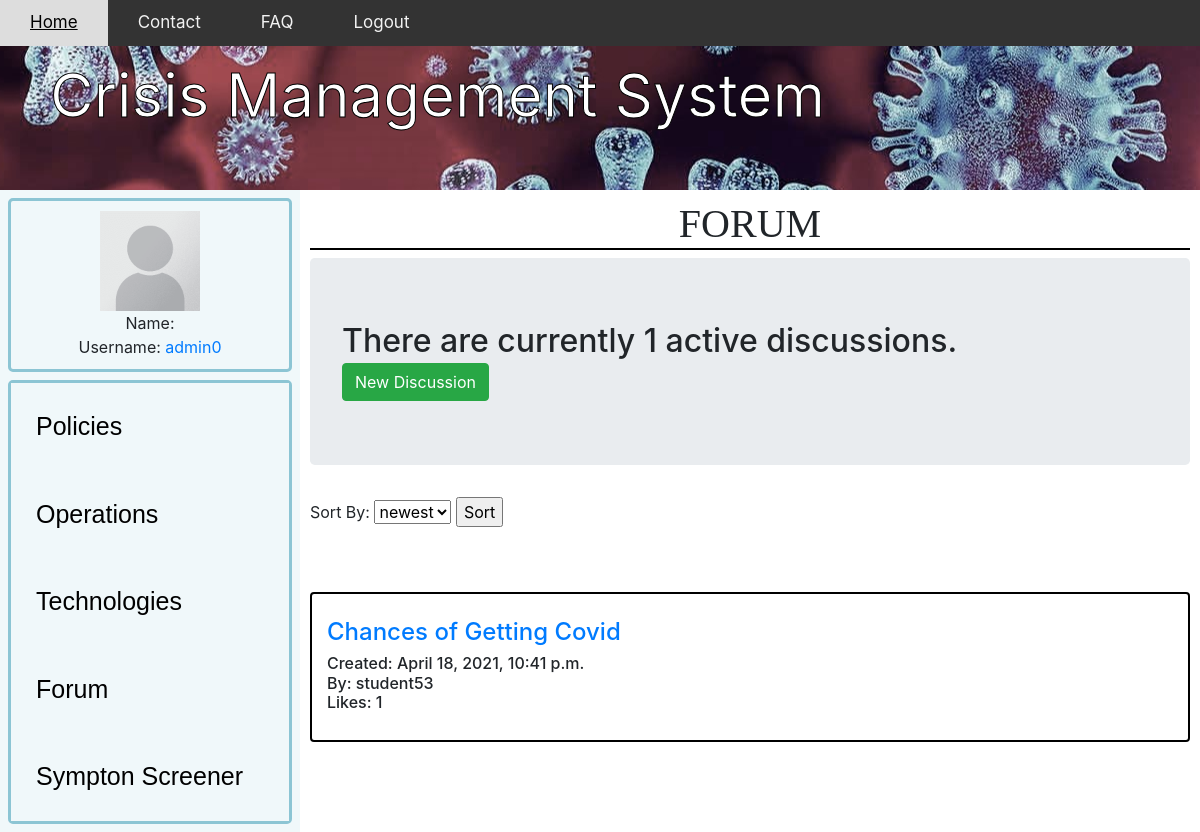
The page /forumHome/ (signed in) on the database its author committed.
### app/models.py (models this page shows, shortened)
class forum(models.Model):
    name=models.CharField(max_length=200,default="anonymous" )
    topic= models.CharField(max_length=300, unique=True)
    section = models.CharField(max_length=12)
    description = models.CharField(max_length=1000,blank=True)
    date_created=models.DateTimeField(auto_now_add=True,null=True)
    likeCount = models.IntegerField(default=0)
    dislikeCount = models.IntegerField(default=0)
    forumLikes = models.ManyToManyField(User, related_name='forum')
    UserIsHealthExpert = models.BooleanField(default=False)
    UserIsTechExpert = models.BooleanField(default=False)
    def totalLikes(self):
        return self.forumLikes.count()

### app/views.py (the view)
# urls.py: path('forumHome/',forumHome,name='forumHome'),
@login_required
def forumHome(request):
    forums=forum.objects.filter(section="Health")
    count=forums.count()
    discussions=[]
    discussionIndex = 0
    for i in forums:
        discussions.append(i.discussion_set.all())
        discussionIndex += 1
    context={'forums':forums,
              'count':count,
              'discussions':discussions,
              'discussionIndex': discussionIndex,
              }
    return render(request,'forumHome.html',context)

### app/templates/forumHome.html (shortened to what this page needs)
{% extends "app/base2.html" %}
{% load static %}
{% block content %}
<!DOCTYPE html>
<html lang="en">
<head>
    <body>
		<h1>{{section}} Forum</h1>
	</body>
    <link rel="stylesheet" href="https://stackpath.bootstrapcdn.com/bootstrap/4.5.0/css/bootstrap.min.css"0>
</head>
<body>
        <h2 class="jumbotron">
            There are currently {{count}} active {{section}} discussions.
            <div>
            <button onclick="location.href='{{request.path}}addInForum/'" class="btn btn-success">New Discussion</button>
            </div>
        </h2>
        <form method="POST" action='{{request.path}}'>
            <label for="sortBy">Sort By:</label>
            <select type="text" id="sortBy" name="sortBy">
                <option value="newest">newest</option>
            </select>
            <input type="submit" value="Sort">
        </form>
            <div class="card-columns" style="padding: 10px; margin: 20px;"></div>
            {% for forum in forums %}
                <div class="card box container">
                    <br>
                    <h6 class="card-title">
                        <a href='{% url 'forumDiscussion' forumName=forum.section forumTopic=forum.topic %}'><h4>{{forum.topic}}</h4></a>
                        <p>
                            Created: {{forum.date_created}}
                            <br>
                            By: {{forum.name}}
                            <br>
                            Likes: {{forum.totalLikes}}
                        </p>
                        </h6>
                </div>
            {% endfor %}
</body>
</html>
{%endblock%}

### app/templates/app/base2.html (shortened to what this page needs)
{% load static %}
<!DOCTYPE html>
<html>
	<head>
		<link rel="stylesheet" type="text/css" href="{% static 'css/main.css'%}">
	</head>
    <body>
        <div class="topnav" >
            <a class="active" href="#home" onclick="location.href='/'">Home</a>
            <a href="#contact" onclick="location.href='/contact'">Contact</a>
            <a href="#faq" onclick="location.href='/faq'">FAQ</a>
            {% if request.user.is_authenticated %}
            <a href="{% url 'logout' %}">Logout</a>
            {% else %}
            <a href="#Login" onclick="location.href='/accounts/login'">Login</a>
            {% endif %}
        </div>
        <header>Crisis Management System</header>
        <div class="homecolumn left" >
            <div class="homerow top" >
                <section>
                    {% if user.is_authenticated %}
                        <img src="{% static 'app/images/blank.png' %}" width="100" height="100">
                        <br>Name: {{ user.get_full_name }}
                        <br>Username: <a href="/userDiscussions/">{{ user.username }}</a>
                    {% else %}
                        <button onclick="location.href='/accounts/login'" class="button button1">Login</button>
                    {% endif %}
                </section>
            </div>
            <div class="homerow bottom" >
                <button onclick="location.href='/policies'" class="homebutton">
                    Policies</button>
                <button onclick="location.href='/operation'" class="homebutton">
                    Operations</button>
                <button onclick="location.href='/technologies'" class="homebutton">
                    Technologies</button>
                <button onclick="location.href='/forumMain'" class="homebutton">
                    Forum</button>
                <button onclick="location.href='/screener'" class="homebutton">
                    Sympton Screener</button>
            </div>
        </div>
        <div class="homecolumn right">
            <div class="homerow full">
                {% block content %}{% endblock %}
            </div>
        </div>
    </body>
</html>

### app/static/css/main.css (style rules this page uses)
.topnav { background-color: #333; overflow: hidden; position: fixed; width: 100%; z-index: 1; }
.topnav a { float: left; color: #f2f2f2; text-align: center; padding: 10px 30px; text-decoration: none; font-size: 17px; }
h1 { font-size: 32px; text-align: center; font-family: serif; font-weight: bold; text-transform: uppercase; }
h1:after { content:' '; display:block; border: 1px solid black; }
body { margin: 0; padding: 0; }
.homebutton { border: none; color: black; padding: 25px; text-align: left; font-size: 25px; font-family: 'Trebuchet MS', sans-serif; cursor: pointer; display: block; width: 100%; background-color: #f0f8fa; }
header { -webkit-text-stroke-width: 1px; -webkit-text-stroke-color: black; background-image: url("covid.jpg"); overflow: hidden; margin-left: auto; margin-right: auto; background-position: center; background-repeat: no-repeat; padding: 50px; color: white; font-size: 60px; }
.homerow { float: top; }
.top { height: 25%; border: 3px solid #8cc5d4; border-radius: 5px; text-align: center; margin: 8px; padding: 10px }
.bottom { height: 75%; border: 3px solid #8cc5d4; border-radius: 5px; margin: 8px; }
.full { height: 100%; margin: 10px; }
.homecolumn { float: left; border: 10px; }
.left { width: 25%; background: #f0f8fa; }
.right { width: 75%; }

### app/templates/forumHome.html (style rules this page uses)
.box { border: 2px solid black; margin: 0 auto; }

### rows shown on the page
forum: topic "Chances of Getting Covid", date_created "April 18, 2021, 10:41 p.m.", name "student53", totalLikes "1"

### other values the page prints
{{ user.username }} "admin0"
{{ count }} "1"
